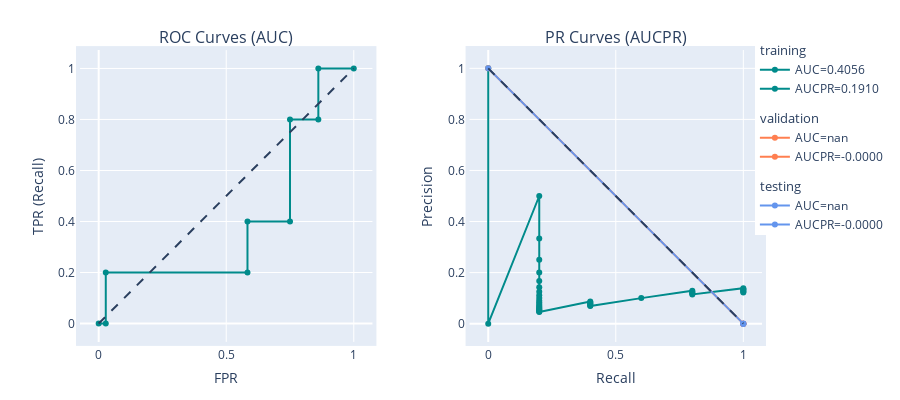

Write notebook code for a chart like this one.
### Markdown cell above
### AUC and PR curves

### Code cell
fig = make_subplots(rows=1, cols=2, subplot_titles = ['ROC Curves (AUC)', 'PR Curves (AUCPR)'], horizontal_spacing = 0.05)
colors = ["darkcyan", "coral", "cornflowerblue"]

for idx, set in enumerate(['training', 'validation', 'testing']):
    df_plot_phase = df_plot[(df_plot.phase == set)]
    y_true = df_plot_phase.target
    y_score = np.array(df_plot_phase.output.values.tolist())[:, 1]

    fpr_roc, tpr_roc, thr_roc = roc_curve(y_true, y_score)
    pr_pr, rec_pr, thr_pr = precision_recall_curve(y_true, y_score)

    name_roc = f'AUC={auc(fpr_roc, tpr_roc):.4f}'
    name_pr = f'AUCPR={average_precision_score(y_true, y_score):.4f}'

    fig.add_trace(go.Scatter(
        x=fpr_roc,
        y=tpr_roc,
        name=name_roc,
        mode='markers+lines',
        legendgroup=set,
        legendgrouptitle_text=f"{set}",
        marker_color = colors[idx]),
        row=1,
        col=1)
    fig.add_trace(go.Scatter(
        x=rec_pr,
        y=pr_pr,
        name=name_pr,
        mode='markers+lines',
        legendgroup=set,
        marker_color = colors[idx]),
        row=1,
        col=2)

fig.add_shape(
    type='line', line=dict(dash='dash'),
    x0=0, x1=1, y0=0, y1=1,
    row = 1, col = 1
)
fig.add_shape(
    type='line', line=dict(dash='dash'),
    x0=0, x1=1, y0=1, y1=0,
    row = 1, col = 2 
)
fig.update_layout(
    width=900, height=400,
    margin=go.layout.Margin(
        l=50,
        r=50,
        b=50,
        t=50,
        pad=4
    ),
    legend=dict(
        yanchor="top",
        y=1.05,
        xanchor="left",
        x=0.95
        ))
fig.update_xaxes(title_text="FPR", constrain='domain', scaleratio = 1, row=1, col=1)
fig.update_yaxes(title_text="TPR (Recall)", constrain='domain', scaleanchor = "x", scaleratio = 1, row=1, col=1)
fig.update_xaxes(title_text="Recall", constrain='domain', scaleanchor = "y", scaleratio = 1, row=1, col=2)
fig.update_yaxes(title_text="Precision", constrain='domain', scaleratio = 1, row=1, col=2)
fig.write_html(os.path.join(img_path, 'auc_aucpr.html'))
fig.show()

### Figure 1 — Plotly figure (JSON) as saved in the notebook; plotly's stock layout.template omitted (floating-point values rounded to 4 significant figures)
{"data": [{"legendgroup": "training", "legendgrouptitle": {"text": "training"}, "marker": {"color": "darkcyan"}, "mode": "markers+lines", "name": "AUC=0.4056", "type": "scatter", "x": [0, 0.02778, 0.02778, 0.5833, 0.5833, 0.75, 0.75, 0.8611, 0.8611, 1], "xaxis": "x", "y": [0, 0, 0.2, 0.2, 0.4, 0.4, 0.8, 0.8, 1, 1], "yaxis": "y"}, {"legendgroup": "training", "marker": {"color": "darkcyan"}, "mode": "markers+lines", "name": "AUCPR=0.1910", "type": "scatter", "x": [1, 1, 1, 1, 1, 1, 0.8, 0.8, 0.8, 0.8, 0.8, 0.6, 0.4, 0.4, 0.4, 0.4, 0.4, 0.4, 0.4, 0.2, 0.2, 0.2, 0.2, 0.2, 0.2, 0.2, 0.2, 0.2, 0.2, 0.2, 0.2, 0.2, 0.2, 0.2, 0.2, 0.2, 0.2, 0.2, 0.2, 0.2, 0, 0], "xaxis": "x2", "y": [0.122, 0.125, 0.1282, 0.1316, 0.1351, 0.1389, 0.1143, 0.1176, 0.1212, 0.125, 0.129, 0.1, 0.06897, 0.07143, 0.07407, 0.07692, 0.08, 0.08333, 0.08696, 0.04545, 0.04762, 0.05, 0.05263, 0.05556, 0.05882, 0.0625, 0.06667, 0.07143, 0.07692, 0.08333, 0.09091, 0.1, 0.1111, 0.125, 0.1429, 0.1667, 0.2, 0.25, 0.3333, 0.5, 0, 1], "yaxis": "y2"}, {"legendgroup": "validation", "legendgrouptitle": {"text": "validation"}, "marker": {"color": "coral"}, "mode": "markers+lines", "name": "AUC=nan", "type": "scatter", "x": [0, 0.2, 1], "xaxis": "x", "y": [null, null, null], "yaxis": "y"}, {"legendgroup": "validation", "marker": {"color": "coral"}, "mode": "markers+lines", "name": "AUCPR=-0.0000", "type": "scatter", "x": [1, 1, 1, 1, 1, 0], "xaxis": "x2", "y": [0, 0, 0, 0, 0, 1], "yaxis": "y2"}, {"legendgroup": "testing", "legendgrouptitle": {"text": "testing"}, "marker": {"color": "cornflowerblue"}, "mode": "markers+lines", "name": "AUC=nan", "type": "scatter", "x": [0, 0.25, 1], "xaxis": "x", "y": [null, null, null], "yaxis": "y"}, {"legendgroup": "testing", "marker": {"color": "cornflowerblue"}, "mode": "markers+lines", "name": "AUCPR=-0.0000", "type": "scatter", "x": [1, 1, 1, 1, 0], "xaxis": "x2", "y": [0, 0, 0, 0, 1], "yaxis": "y2"}], "layout": {"annotations": [{"font": {"size": 16}, "showarrow": false, "text": "ROC Curves (AUC)", "x": 0.2375, "xanchor": "center", "xref": "paper", "y": 1, "yanchor": "bottom", "yref": "paper"}, {"font": {"size": 16}, "showarrow": false, "text": "PR Curves (AUCPR)", "x": 0.7625, "xanchor": "center", "xref": "paper", "y": 1, "yanchor": "bottom", "yref": "paper"}], "height": 400, "legend": {"x": 0.95, "xanchor": "left", "y": 1.05, "yanchor": "top"}, "margin": {"b": 50, "l": 50, "pad": 4, "r": 50, "t": 50}, "shapes": [{"line": {"dash": "dash"}, "type": "line", "x0": 0, "x1": 1, "xref": "x", "y0": 0, "y1": 1, "yref": "y"}, {"line": {"dash": "dash"}, "type": "line", "x0": 0, "x1": 1, "xref": "x2", "y0": 1, "y1": 0, "yref": "y2"}], "width": 900, "xaxis": {"anchor": "y", "constrain": "domain", "domain": [0, 0.475], "scaleratio": 1, "title": {"text": "FPR"}}, "xaxis2": {"anchor": "y2", "constrain": "domain", "domain": [0.525, 1], "scaleanchor": "y", "scaleratio": 1, "title": {"text": "Recall"}}, "yaxis": {"anchor": "x", "constrain": "domain", "domain": [0, 1], "scaleanchor": "x", "scaleratio": 1, "title": {"text": "TPR (Recall)"}}, "yaxis2": {"anchor": "x2", "constrain": "domain", "domain": [0, 1], "scaleratio": 1, "title": {"text": "Precision"}}}}
